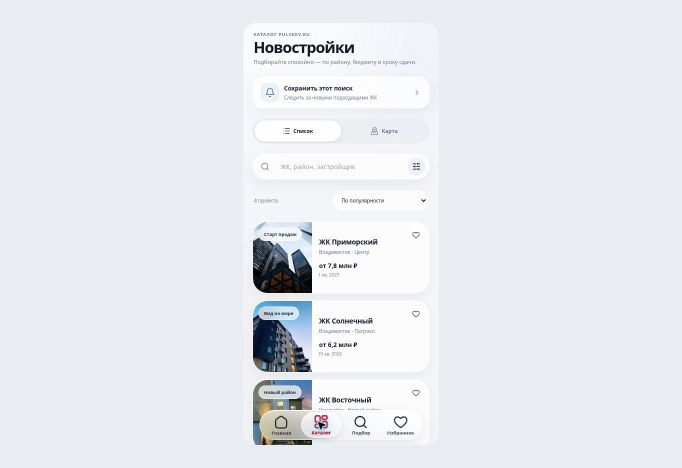
#> input picture design/landing-dual-entry/assets/app-catalog-wide.jpg, 1363 x 936 px, given in place of app-home.jpg, which was not available (shown at 1/2 size)
$ python prepare_screens.py
#> lines starting #> are read from the running program, lines starting #| are printed output that depends on the picture
"""Prepare screen maps from browser captures. Run from this directory's parent.
Requires Pillow; does not read or modify the live application.
"""
from PIL import Image, ImageDraw, ImageFont
from pathlib import Path
root=Path(__file__).resolve().parents[1]
font_path='/usr/share/fonts/truetype/dejavu/DejaVuSans.ttf'
font=ImageFont.truetype(font_path,24)
for name in ['home','catalog','property','floorplans','favorites','mortgage','partners','giveaway']:
 image=Image.new('RGB',(780,1690),'#f8fafc')
 image.paste(Image.open(root/'assets'/('app-'+name+'.jpg')).resize((780,1610)),(0,80))
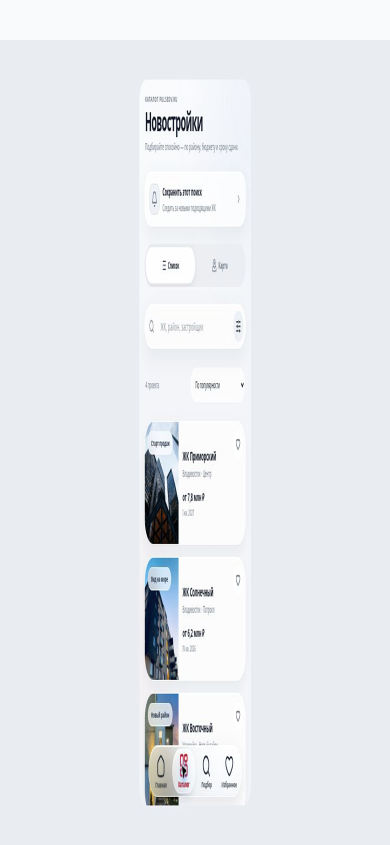
#> image: PIL image 780x1690 RGB (shown at 1/2 size); mean R, G, B 231.2, 234.1, 238.5
 d=ImageDraw.Draw(image);d.text((57,29),'9:41',fill='#15171b',font=font)
 for i in range(4):d.rectangle((630+i*8,49-i*4,635+i*8,58),fill='#15171b')
 d.arc((671,30,697,55),215,325,fill='#15171b',width=3)
 d.arc((677,37,691,52),215,325,fill='#15171b',width=3)
 d.ellipse((682,44,686,48),fill='#15171b')
 d.rounded_rectangle((708,31,737,46),radius=4,outline='#15171b',width=2)
 d.rectangle((712,35,732,42),fill='#15171b');d.rectangle((739,36,741,41),fill='#15171b')
 image.save(root/'source'/('screen-'+name+'.png'))
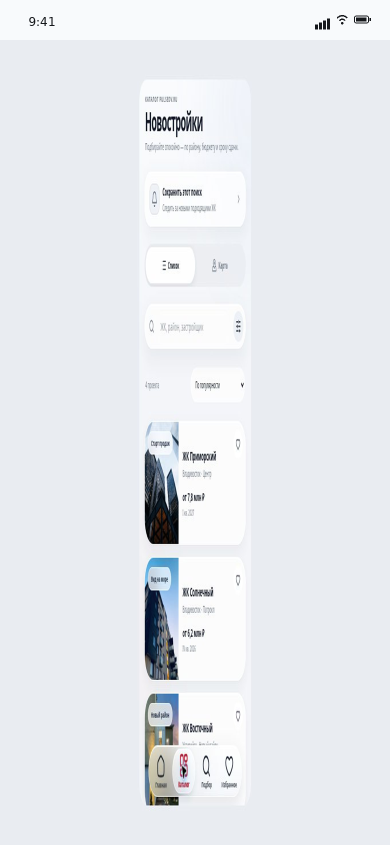
#> saved as screen-home.png: PIL image 780x1690 RGB (shown at 1/2 size); mean R, G, B 231, 233.9, 238.3
#> pass 2 of the loop `for name in ['home','catalog','property','floorplans','favorites','mor..`:
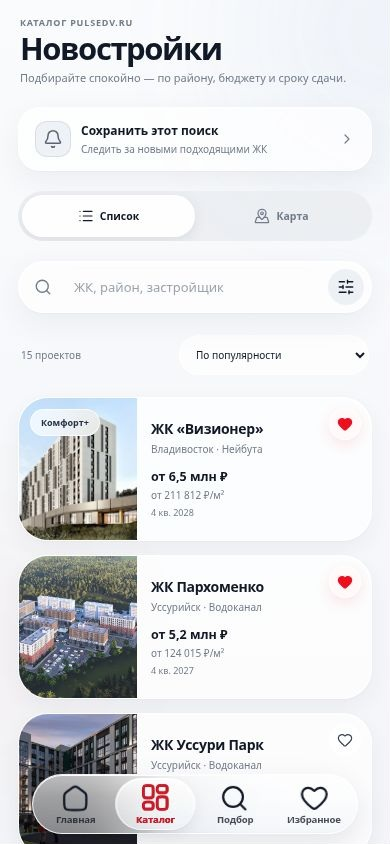
#> input picture design/landing-dual-entry/assets/app-catalog.jpg, 390 x 844 px
#> `image.paste(Image.open(root/'assets'/('app-'+name+'.jpg')).resize((780..`:
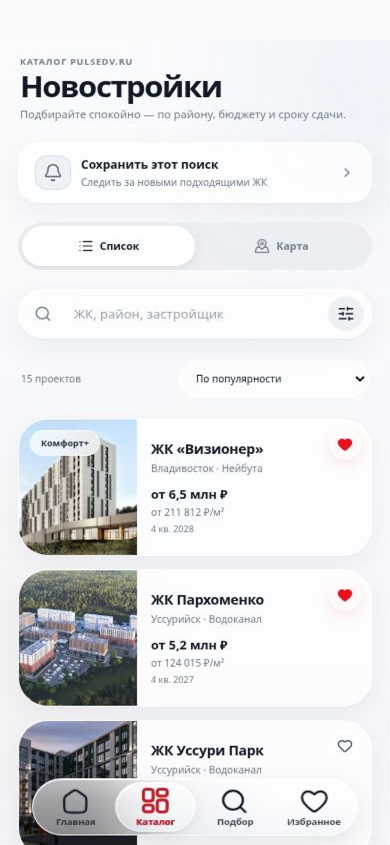
#> image: PIL image 780x1690 RGB (shown at 1/2 size); mean R, G, B 226.5, 227.5, 229.8
#> `image.save(root/'source'/('screen-'+name+'.png'))`:
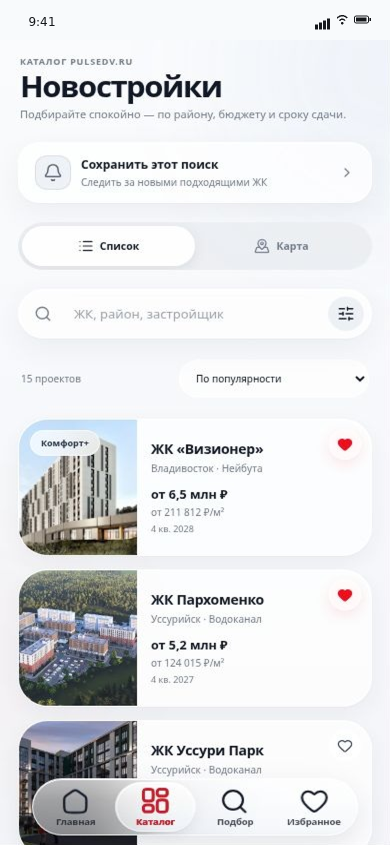
#> saved as screen-catalog.png: PIL image 780x1690 RGB (shown at 1/2 size); mean R, G, B 226.3, 227.3, 229.6
#> (the run stopped early here; a loop or call above may not have finished)
